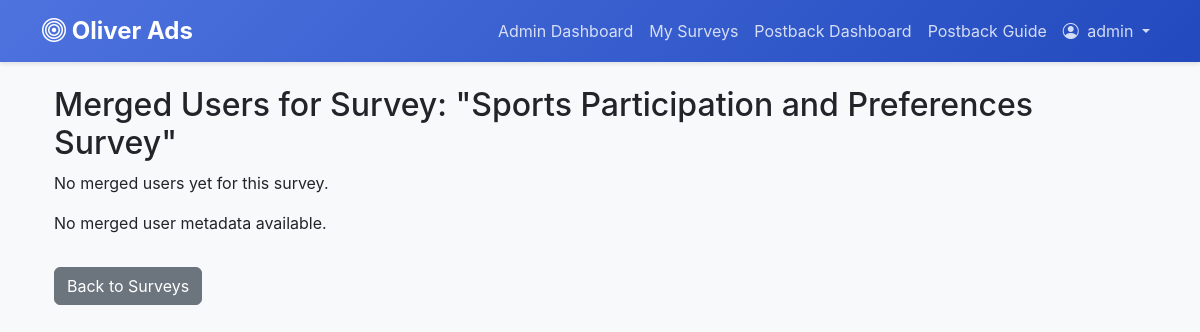
/surveys/1/merge_data (signed in), run on the app's committed database.
### models.py (models this page shows, shortened)
class User(UserMixin, db.Model):
    id = db.Column(db.Integer, primary_key=True)
    username = db.Column(db.String(80), unique=True, nullable=False)
    password_hash = db.Column(db.String(128))
    is_admin = db.Column(db.Boolean, default=False)
    created_at = db.Column(db.DateTime, default=datetime.utcnow)

class Survey(db.Model):
    id = db.Column(db.Integer, primary_key=True)
    title = db.Column(db.String(200), nullable=False)
    description = db.Column(db.Text)
    creator_id = db.Column(db.Integer, db.ForeignKey('user.id'), nullable=False)
    created_at = db.Column(db.DateTime, default=datetime.utcnow)
    is_active = db.Column(db.Boolean, default=True)
    is_external = db.Column(db.Boolean, default=False)
    external_url = db.Column(db.String(500))
    form_type = db.Column(db.String(50), default='ai_generated')  # 'ai_generated' or 'external'
    creator = db.relationship('User', backref=db.backref('surveys', lazy=True))
    questions = db.relationship('Question', backref='survey', lazy=True, cascade='all, delete-orphan')
    responses = db.relationship('SurveyResponse', backref='survey', lazy=True, cascade='all, delete-orphan')
    postback_configs = db.relationship('PostbackConfig', backref='survey', lazy=True, cascade='all, delete-orphan')
    who_merged = db.Column(MutableDict.as_mutable(JSON), default=dict)
    merged_user_data = db.Column(MutableList.as_mutable(JSON), default=list)

### app.py (the view)
@app.route('/surveys/<int:survey_id>/merge_data')
@login_required
def view_merged_users(survey_id):
    survey = Survey.query.get_or_404(survey_id)
    if survey.creator_id != current_user.id and not current_user.is_admin:
        flash('You do not have permission to view this data.', 'danger')
        return redirect(url_for('surveys'))
    merged_data = survey.who_merged or {}
    return render_template('survey_merge_data.html', survey=survey, merged_data=merged_data)

### app.py (called while the page is built)
@login_manager.user_loader
def load_user(user_id):
    return User.query.get(int(user_id))

### templates/survey_merge_data.html
{% extends 'base.html' %}
{% block content %}
<div class="container mt-4">
    <h2>Merged Users for Survey: "{{ survey.title }}"</h2>
    {% if merged_data %}
        <h4>Data of Users who merged this Form in FormClone</h4>
        <table class="table table-striped mt-3">
            <thead>
                <tr>
                    <th>User ID</th>
                    <th>Email</th>
                </tr>
            </thead>
            <tbody>
                {% for uid, email in merged_data.items() %}
                <tr>
                    <td>{{ uid }}</td>
                    <td>{{ email }}</td>
                </tr>
                {% endfor %}
            </tbody>
        </table>
    {% else %}
        <p>No merged users yet for this survey.</p>
    {% endif %}
    {% if survey.merged_user_data %}
        <h4 class="mt-5">Detailed Data of users who filled the Merged Form</h4>
        <table class="table table-bordered">
            <thead>
                <tr>
                    <th>User ID</th>
                    <th>Company Name</th>
                </tr>
            </thead>
            <tbody>
                {% for userid, company in survey.merged_user_data %}
                <tr>
                    <td>{{ userid }}</td>
                    <td>{{ company }}</td>
                </tr>
                {% endfor %}
            </tbody>
        </table>
    {% else %}
        <p>No merged user metadata available.</p>
    {% endif %}
    <a href="{{ url_for('surveys') }}" class="btn btn-secondary mt-3">Back to Surveys</a>
</div>
{% endblock %}

### templates/base.html (shortened to what this page needs)
<!DOCTYPE html>
<html lang="en">
<head>
    <link href="https://cdn.jsdelivr.net/npm/bootstrap@5.3.0/dist/css/bootstrap.min.css" rel="stylesheet">
    <link rel="stylesheet" href="https://cdn.jsdelivr.net/npm/bootstrap-icons@1.11.0/font/bootstrap-icons.css">
</head>
<body>
    <nav class="navbar navbar-expand-lg navbar-dark">
        <div class="container">
            <a class="navbar-brand" href="{{ url_for('index') }}">
                <i class="bi bi-bullseye"></i> Oliver Ads
            </a>
            <div class="collapse navbar-collapse" id="navbarSupportedContent">
                <ul class="navbar-nav ms-auto">
                    {% if current_user.is_authenticated %}
                        {% if current_user.is_admin %}
                        <li class="nav-item">
                            <a class="nav-link" href="{{ url_for('admin_dashboard') }}">Admin Dashboard</a>
                        </li>
                        {% endif %}
                        <li class="nav-item">
                            <a class="nav-link" href="{{ url_for('surveys') }}">My Surveys</a>
                        </li>
                        <li class="nav-item">
                            <a class="nav-link" href="{{ url_for('postback_receiver_dashboard') }}">Postback Dashboard</a>
                        </li>
                        <li class="nav-item">
                            <a class="nav-link" href="{{ url_for('postback_instructions') }}">Postback Guide</a>
                        </li>
                        <li class="nav-item dropdown">
                            <a class="nav-link dropdown-toggle" href="#" id="userDropdown" role="button" data-bs-toggle="dropdown" aria-expanded="false">
                                <i class="bi bi-person-circle me-1"></i> {{ current_user.username }}
                            </a>
                        </li>
                    {% endif %}
                </ul>
            </div>
        </div>
    </nav>
    <div class="container">
        {% block content %}{% endblock %}
    </div>
</body>
</html>

### templates/base.html (style rules this page uses)
:root { --primary-color: #4e73df; --secondary-color: #1cc88a; --dark-color: #5a5c69; }
body { background-color: #f8f9fa; font-family: 'Nunito', -apple-system, BlinkMacSystemFont, "Segoe UI", Roboto, "Helvetica Neue", Arial, sans-serif; }
.navbar { background: linear-gradient(135deg, var(--primary-color), #224abe) !important; box-shadow: 0 2px 4px rgba(0,0,0,0.1); }
.navbar-brand { font-weight: 700; font-size: 1.5rem; }
.nav-link { color: rgba(255,255,255,0.8) !important; transition: color 0.2s; }

### data on the page
User: username "admin"
Survey: title "Sports Participation and Preferences Survey"
